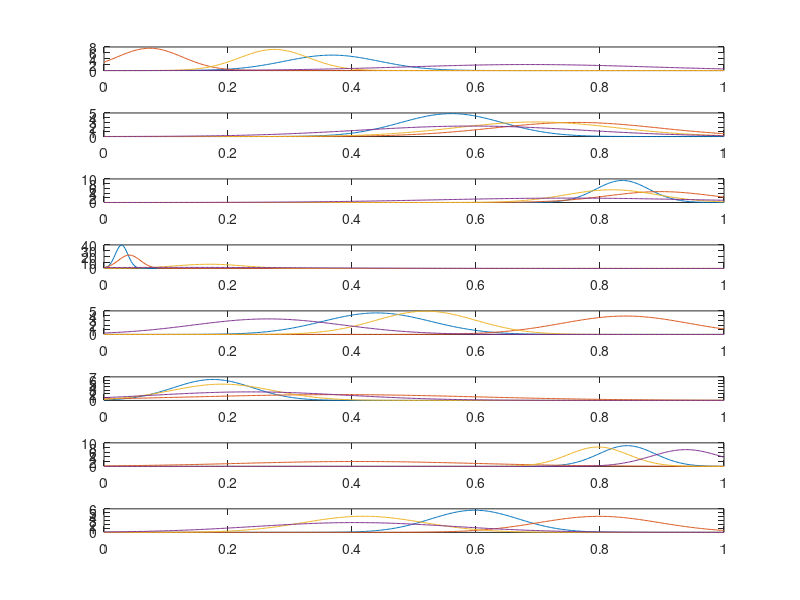

The MATLAB source for this figure:
Magnolia_means = [0.3675148	0.5603828	0.8361494	0.0283167	0.439941	0.17586514	0.8436304	0.5978698]
Magnolia_devs = [0.076175623	0.08211232	0.042670955	0.01003537	0.087328122	0.064059986	0.045322556	0.070679589]

Catalpa_means = [0.073798108	0.761925667	0.897749	0.040809933	0.841058333	0.374450167	0.408243437	0.798522167]
Catalpa_devs = [0.052672698	0.133478527	0.086458348	0.0175569	0.102139814	0.231238411	0.191157087	0.097597446]

Celtis_means = [0.274485577	0.696785962	0.8191875	0.169868442	0.519179615	0.190600885	0.797111538	0.418777115]
Celtis_devs = [0.055670702	0.129267092	0.07390977	0.0553498	0.080837332	0.082523854	0.048463865	0.097187379]

Prunus_means = [0.683951429	0.592197357	0.749441714	0.117953133	0.264619029	0.235078771	0.938578143	0.4046245]
Prunus_devs = [0.195537492	0.17958299	0.214251969	0.215913944	0.120976903	0.157245157	0.056033168	0.159786525]


headers = {'aspect_ratio', 'rectangularity', 'convex_ratio', 'perimeter_ratio', 'sphericity', 'circularity', 'eccentricity', 'form_factor'};

for i = 1:8
    x = [0:0.002:1]
    dist1 = normpdf(x, Magnolia_means(i), Magnolia_devs(i))
    dist2 = normpdf(x, Catalpa_means(i), Catalpa_devs(i))
    dist3 = normpdf(x, Celtis_means(i), Celtis_devs(i))
    dist4 = normpdf(x, Prunus_means(i), Prunus_devs(i))
    
    subplot(8,1,i)
    plot(x, dist1)
    hold on
    plot(x, dist2)
    plot(x, dist3)
    plot(x, dist4)
    hold off
end